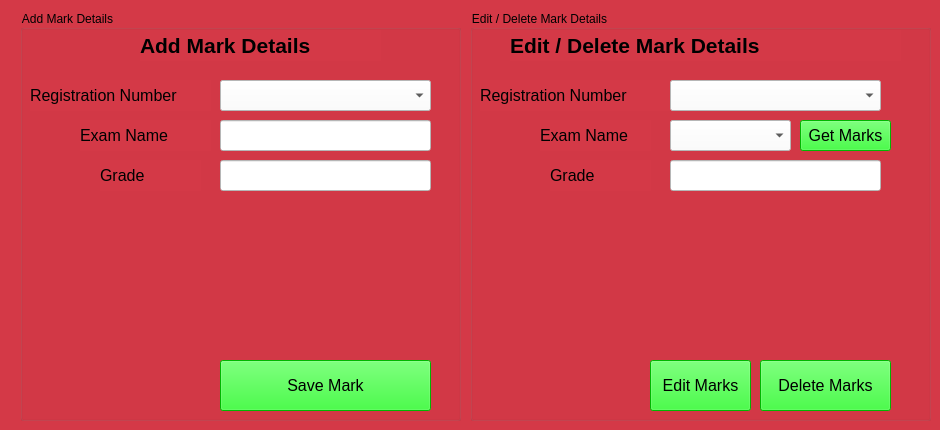
    <widget class="QWidget" name="tab_6">
     <property name="styleSheet">
      <string notr="true">background-color :#d43947

</string>
     </property>
     <attribute name="title">
      <string>mark</string>
     </attribute>
     <widget class="QGroupBox" name="groupBox">
      <property name="geometry">
       <rect>
        <x>20</x>
        <y>10</y>
        <width>441</width>
        <height>411</height>
       </rect>
      </property>
      <property name="title">
       <string>Add Mark Details</string>
      </property>
      <widget class="QLabel" name="label_27">
       <property name="geometry">
        <rect>
         <x>10</x>
         <y>70</y>
         <width>181</width>
         <height>31</height>
        </rect>
       </property>
       <property name="font">
        <font>
         <pointsize>12</pointsize>
        </font>
       </property>
       <property name="text">
        <string>Registration Number</string>
       </property>
      </widget>
      <widget class="QComboBox" name="cb31">
       <property name="geometry">
        <rect>
         <x>200</x>
         <y>70</y>
         <width>211</width>
         <height>31</height>
        </rect>
       </property>
       <property name="font">
        <font>
         <pointsize>12</pointsize>
        </font>
       </property>
       <property name="styleSheet">
        <string notr="true">color : rgb(0,0,0);
background-color: rgb(255, 255, 255);</string>
       </property>
      </widget>
      <widget class="QLineEdit" name="tb32">
       <property name="geometry">
        <rect>
         <x>200</x>
         <y>150</y>
         <width>211</width>
         <height>31</height>
        </rect>
       </property>
       <property name="font">
        <font>
         <pointsize>12</pointsize>
        </font>
       </property>
       <property name="styleSheet">
        <string notr="true">background-color: rgb(255, 255, 255);</string>
       </property>
      </widget>
      <widget class="QLabel" name="label_28">
       <property name="geometry">
        <rect>
         <x>60</x>
         <y>110</y>
         <width>131</width>
         <height>31</height>
        </rect>
       </property>
       <property name="font">
        <font>
         <pointsize>12</pointsize>
        </font>
       </property>
       <property name="text">
        <string>Exam Name</string>
       </property>
      </widget>
      <widget class="QLineEdit" name="tb31">
       <property name="geometry">
        <rect>
         <x>200</x>
         <y>110</y>
         <width>211</width>
         <height>31</height>
        </rect>
       </property>
       <property name="font">
        <font>
         <pointsize>12</pointsize>
        </font>
       </property>
       <property name="styleSheet">
        <string notr="true">background-color: rgb(255, 255, 255);</string>
       </property>
      </widget>
      <widget class="QLabel" name="label_30">
       <property name="geometry">
        <rect>
         <x>80</x>
         <y>150</y>
         <width>101</width>
         <height>31</height>
        </rect>
       </property>
       <property name="font">
        <font>
         <pointsize>12</pointsize>
        </font>
       </property>
       <property name="text">
        <string>Grade</string>
       </property>
      </widget>
      <widget class="QLabel" name="l31">
       <property name="geometry">
        <rect>
         <x>120</x>
         <y>20</y>
         <width>241</width>
         <height>31</height>
        </rect>
       </property>
       <property name="font">
        <font>
         <pointsize>16</pointsize>
         <weight>75</weight>
         <bold>true</bold>
        </font>
       </property>
       <property name="text">
        <string>Add Mark Details</string>
       </property>
      </widget>
      <widget class="QPushButton" name="b31">
       <property name="geometry">
        <rect>
         <x>200</x>
         <y>350</y>
         <width>211</width>
         <height>51</height>
        </rect>
       </property>
       <property name="font">
        <font>
         <pointsize>12</pointsize>
        </font>
       </property>
       <property name="styleSheet">
        <string notr="true">background-color: rgb(0, 255, 0);</string>
       </property>
       <property name="text">
        <string>Save Mark</string>
       </property>
      </widget>
     </widget>
     <widget class="QGroupBox" name="groupBox_2">
      <property name="geometry">
       <rect>
        <x>470</x>
        <y>10</y>
        <width>461</width>
        <height>411</height>
       </rect>
      </property>
      <property name="title">
       <string>Edit / Delete Mark Details</string>
      </property>
      <widget class="QLabel" name="label_35">
       <property name="geometry">
        <rect>
         <x>10</x>
         <y>70</y>
         <width>191</width>
         <height>31</height>
        </rect>
       </property>
       <property name="font">
        <font>
         <pointsize>12</pointsize>
        </font>
       </property>
       <property name="text">
        <string>Registration Number</string>
       </property>
      </widget>
      <widget class="QComboBox" name="cb32">
       <property name="geometry">
        <rect>
         <x>200</x>
         <y>70</y>
         <width>211</width>
         <height>31</height>
        </rect>
       </property>
       <property name="font">
        <font>
         <pointsize>12</pointsize>
        </font>
       </property>
       <property name="styleSheet">
        <string notr="true">background-color: rgb(255, 255, 255);</string>
       </property>
      </widget>
      <widget class="QLineEdit" name="tb37">
       <property name="geometry">
        <rect>
         <x>200</x>
         <y>150</y>
         <width>211</width>
         <height>31</height>
        </rect>
       </property>
       <property name="font">
        <font>
         <pointsize>12</pointsize>
        </font>
       </property>
       <property name="styleSheet">
        <string notr="true">background-color: rgb(255, 255, 255);</string>
       </property>
      </widget>
      <widget class="QLabel" name="label_36">
       <property name="geometry">
        <rect>
         <x>70</x>
         <y>110</y>
         <width>111</width>
         <height>31</height>
        </rect>
       </property>
       <property name="font">
        <font>
         <pointsize>12</pointsize>
        </font>
       </property>
       <property name="text">
        <string>Exam Name</string>
       </property>
      </widget>
      <widget class="QLabel" name="label_38">
       <property name="geometry">
        <rect>
         <x>80</x>
         <y>150</y>
         <width>101</width>
         <height>31</height>
        </rect>
       </property>
       <property name="font">
        <font>
         <pointsize>12</pointsize>
        </font>
       </property>
       <property name="text">
        <string>Grade</string>
       </property>
      </widget>
      <widget class="QLabel" name="l32">
       <property name="geometry">
        <rect>
         <x>40</x>
         <y>20</y>
         <width>391</width>
         <height>31</height>
        </rect>
       </property>
       <property name="font">
        <font>
         <pointsize>16</pointsize>
         <weight>75</weight>
         <bold>true</bold>
        </font>
       </property>
       <property name="text">
        <string>Edit / Delete Mark Details</string>
       </property>
      </widget>
      <widget class="QPushButton" name="b33">
       <property name="geometry">
        <rect>
         <x>180</x>
         <y>350</y>
         <width>101</width>
         <height>51</height>
        </rect>
       </property>
       <property name="font">
        <font>
         <pointsize>12</pointsize>
        </font>
       </property>
       <property name="styleSheet">
        <string notr="true">background-color: rgb(0, 255, 0);</string>
       </property>
       <property name="text">
        <string>Edit Marks</string>
       </property>
      </widget>
      <widget class="QPushButton" name="b34">
       <property name="geometry">
        <rect>
         <x>290</x>
         <y>350</y>
         <width>131</width>
         <height>51</height>
        </rect>
       </property>
       <property name="font">
        <font>
         <pointsize>12</pointsize>
        </font>
       </property>
       <property name="styleSheet">
        <string notr="true">background-color: rgb(0, 255, 0);</string>
       </property>
       <property name="text">
        <string>Delete Marks</string>
       </property>
      </widget>
      <widget class="QComboBox" name="cb33">
       <property name="geometry">
        <rect>
         <x>200</x>
         <y>110</y>
         <width>121</width>
         <height>31</height>
        </rect>
       </property>
       <property name="font">
        <font>
         <pointsize>12</pointsize>
        </font>
       </property>
       <property name="styleSheet">
        <string notr="true">background-color: rgb(255, 255, 255);</string>
       </property>
      </widget>
      <widget class="QPushButton" name="b32">
       <property name="geometry">
        <rect>
         <x>330</x>
         <y>110</y>
         <width>91</width>
         <height>31</height>
        </rect>
       </property>
       <property name="font">
        <font>
         <pointsize>12</pointsize>
        </font>
       </property>
       <property name="styleSheet">
        <string notr="true">background-color: rgb(0, 255, 0);</string>
       </property>
       <property name="text">
        <string>Get Marks</string>
       </property>
       <property name="autoExclusive">
        <bool>true</bool>
       </property>
      </widget>
     </widget>
    </widget>
